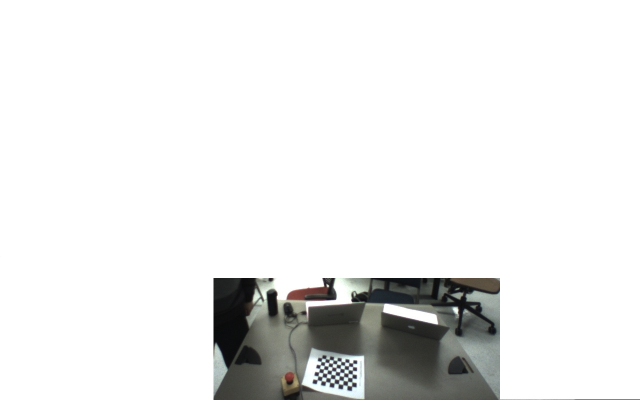
#> input picture test_cv/baxter_head_camera_image.jpg, 1280 x 800 px (shown at 1/2 size)
$ python -i lib_cv_detection.py   (imports and definitions only)   (Python 2 division)   (older library calls are emulated)
#> lines starting #> are read from the running program, lines starting #| are printed output that depends on the picture
#!/usr/bin/env python2
# -*- coding: utf-8 -*-

from PIL import Image
import cv2
import numpy as np
from lib_image_seg.lib_seg import *
from random import random
import numpy
from matplotlib import pyplot as plt


# def labeled_img = color_seg(img0):
# def res_ellipse, res_rects = find_squares(labeled_img):
def calc_distance(x1,y1,x2,y2):
    return sqrt( (x1-x2)**2+(y1-y2)**2)


# [27 lines left out: functions extract_rect, extract_ellipse, rander_color, not called in this run]

def pil2cv(pil_image):
    open_cv_image = np.array(pil_image)
    # Convert RGB to BGR
    open_cv_image = open_cv_image[:, :, ::-1].copy()
    return open_cv_image

# [25 lines left out: functions cv2pil, get_labeled_image, not called in this run]

def equalize_image(img, filter_size=5):
    img_yuv = cv2.cvtColor(img, cv2.COLOR_BGR2YUV)
    img_yuv[:,:,0] = cv2.equalizeHist(img_yuv[:,:,0])
    # convert the YUV image back to RGB format
    img_output = cv2.cvtColor(img_yuv, cv2.COLOR_YUV2BGR)

    kernel = np.ones((filter_size,filter_size),np.float32)/(filter_size*filter_size)
    img_output = cv2.filter2D(img_output,-1,kernel)

    return img_output

# Segment image, return the labeled_img
def color_seg(img0,
        neighbor = 8,
        sigma = 0.5,
        K = 1000.0,
        min_size = 100):
    size = (img0.shape[1], img0.shape[0])

    img=pil2cv(img0)
    # img.show()

    try:
        neighbor = int(sys.argv[2])
        if neighbor != 4 and neighbor!= 8:
            print 'Invalid neighborhood choosed. The acceptable values are 4 or 8.'
            print 'Segmenting with 4-neighborhood...'
        sigma = float(sys.argv[1])
        K = float(sys.argv[3])
        min_size = int(sys.argv[4])
    except:
        pass

    grid = gaussian_grid(sigma)

    b,g,r = cv2.split(img)

    r = filter_image(r, grid)
    g = filter_image(g, grid)
    b = filter_image(b, grid)


    smooth = (r, g, b)
    diff = diff_rgb

    # print "before building graph"

    graph = build_graph(smooth, size[1], size[0], diff, neighbor == 8)
    forest = segment_graph(graph, size[0]*size[1], K, min_size, threshold)

    # seg_result_image = generate_image(forest, size[1], size[0])
    labeled_img = get_labeled_image(forest, size[1], size[0])

    # print 'Number of components: %d' % forest.num_sets

    return labeled_img

# input a image with multiple labels (mask s), find the squares inside them
# [136 lines left out: functions find_squares, find_square, not called in this run]


# This calls: equalize_image, color_seg, find_squares, to find all the squares(objects)
def find_all_objects(img0,
        FLAG_DRAW_SQURAE_TO_IMAGE=False,
        IMAGE_RESIZE_SCALE=0.5,
    ):

    img=img0.copy()

    # --------------------------------------------------
    img = cv2.resize(img, (0,0), fx=IMAGE_RESIZE_SCALE, fy=IMAGE_RESIZE_SCALE)

    height, width, depth = img.shape

    # pre processing
    img=equalize_image(img)

    # Segment image, and then label them
    # print "start segmenting image"
    labeled_img=color_seg(img,neighbor = 8,
        sigma = 0.5,
        K = 800.0,
        min_size = 200)


    # Find the squares(object)
    res_rects = find_squares(labeled_img)

    # draw
    if FLAG_DRAW_SQURAE_TO_IMAGE:

        n_rects=len(res_rects)
        print "Find ", n_rects, " rectangulars !"

        colored_image= rander_color(labeled_img)
        cv2.imshow("colored label image", colored_image)
        cv2.waitKey(10)

        for i in range(n_rects):

            rect=res_rects[i]
            (x, y, radius_x, radius_y, angle)=extract_rect(rect)

            color=[0,0,255]
            cv2.drawContours(img, [rect], 0, color, 2)
            print "x={%.2f}, y={%.2f}, angle={%.2f}\n"%(x, y, angle)

        cv2.imshow("img with objects marked in rects", img)
        cv2.waitKey()
        cv2.destroyAllWindows()

    # Restore the scale of the rects
    res_rects = [rect/IMAGE_RESIZE_SCALE for rect in res_rects]
    return res_rects, labeled_img
    '''
    Test case {
        rects, labeled_img = find_all_objects(img, FLAG_DRAW_SQURAE_TO_IMAGE=False, IMAGE_RESIZE_SCALE=0.5)
        colored_image = find_all_objects_then_draw(rects, labeled_img, IF_PRINT=True)
        cv2.imshow("colored image", colored_image), cv2.waitKey(), cv2.destroyAllWindows()
    }
    '''

# draw the colored_image with marked rectangulars of objects
# [167 lines left out: functions find_all_objects_then_draw, refine_image_mask, find_object_in_middle, get_color_median, crop_image, create_blob_detector and 1 more, not called in this run]

>>> import cv2
>>> picture = cv2.imread('baxter_head_camera_image.jpg')
#> picture is the input picture: shape (800, 1280, 3); mean B, G, R 233.4, 234.1, 233.7
>>> result = find_all_objects(picture)
#> in find_all_objects, `img = cv2.resize(img, (0,0), fx=IMAGE_RESIZE_SCALE, fy=IMAGE_RESIZE_SC..`:
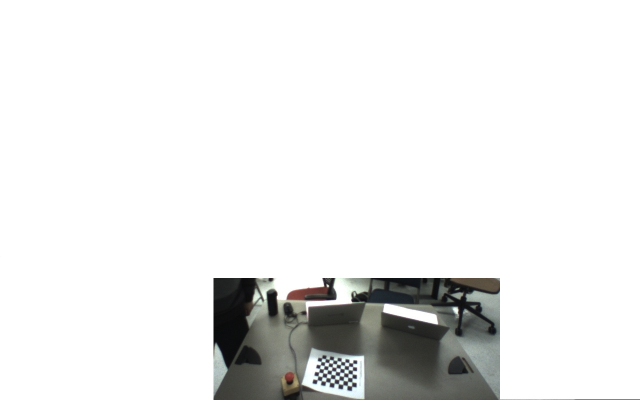
#> img: shape (400, 640, 3); mean B, G, R 233.4, 234.1, 233.7
#> in equalize_image, `img_yuv = cv2.cvtColor(img, cv2.COLOR_BGR2YUV)`: img_yuv: shape (400, 640, 3); mean of channels 0, 1, 2 233.9, 127.8, 127.8
#> in equalize_image, `img_yuv[:,:,0] = cv2.equalizeHist(img_yuv[:,:,0])`: img_yuv: shape (400, 640, 3); mean of channels 0, 1, 2 222.9, 127.8, 127.8
#> in equalize_image, `img_output = cv2.cvtColor(img_yuv, cv2.COLOR_YUV2BGR)`:
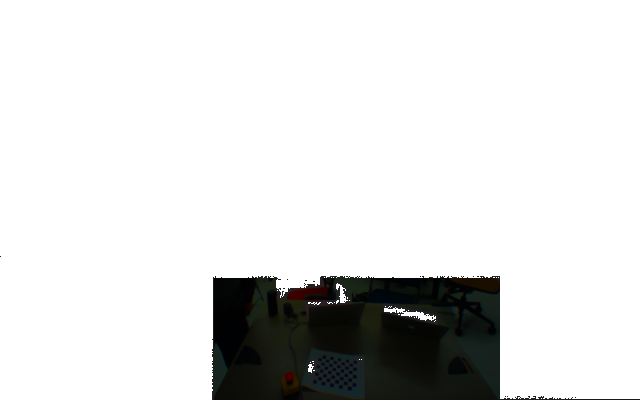
#> img_output: shape (400, 640, 3); mean B, G, R 222.5, 223.1, 222.8
#> (the run stopped early here; a loop or call above may not have finished)
